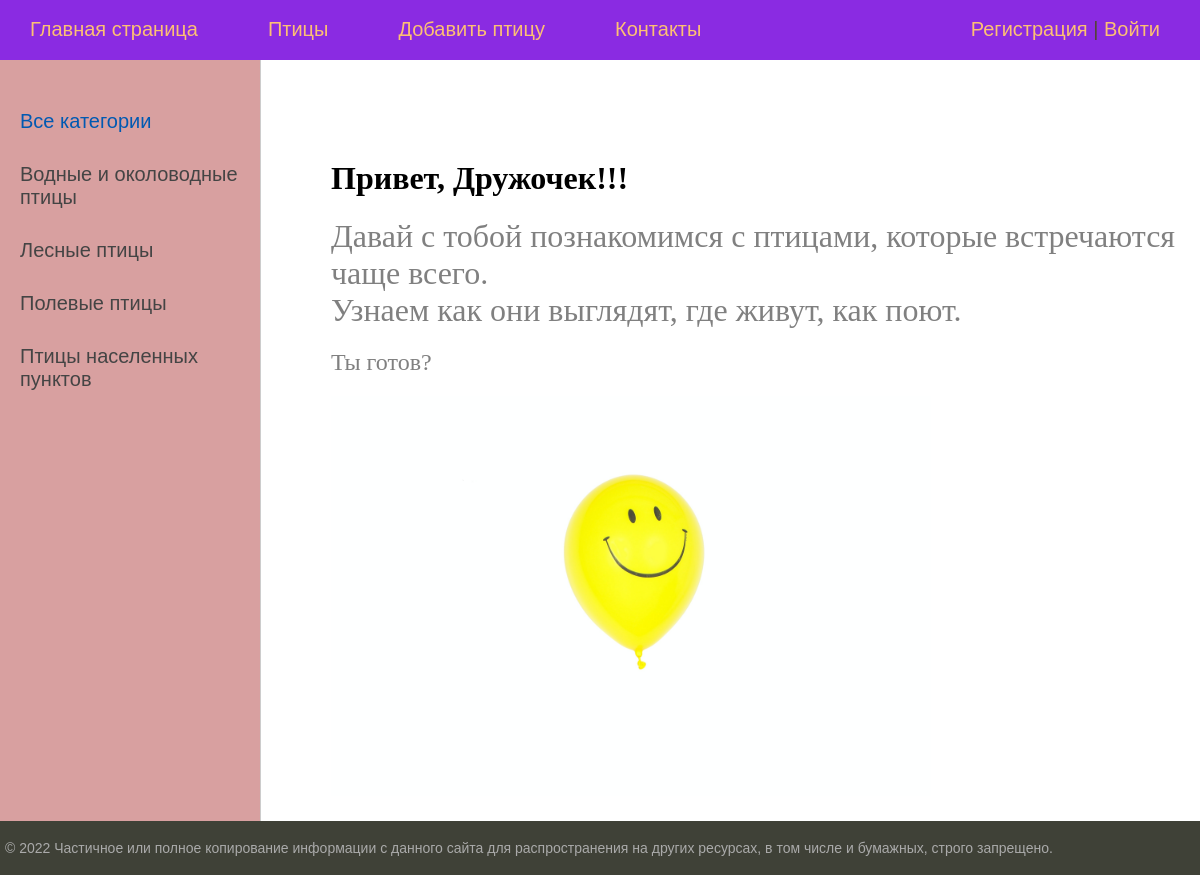
The page / on the database its author committed.
### main/models.py (models this page shows, shortened)
class CategoryOfBirds(models.Model): #Таблица с категориями птиц, первичная модель
    category = models.CharField(verbose_name='Категория', max_length=50)
    slug = models.SlugField(max_length=50, unique=True, db_index=True, verbose_name= "URL")
    class Meta:
        verbose_name = 'Категория'
        verbose_name_plural = 'Категории'
        ordering = ['category']
    def get_absolute_url(self):
        return reverse('category', kwargs={'cat_slug': self.slug})

### main/views.py (the view)
# urls.py: path('', views.index, name='index'), #name для редиректа
def index(request): #Функция-представления главной страницы
    cats = CategoryOfBirds.objects.all()
    context = {
        'menu': menu,
        'cats': cats,
        'title': 'Главная страница',
        'cat_selected': 0,
    } #определение переменных для шаблона
    return render(request, 'main/index.html', context=context)

### main/templates/main/index.html
{% extends 'main/base.html' %}
{% load static %}
{% block content%}
<h1>Привет, Дружочек!!!</h1>
<p> <font size = 6 color="gray">Давай с тобой познакомимся с птицами, которые встречаются чаще всего.<br> Узнаем как они выглядят, где живут, как поют.</font></p>
<p><font size = 5 color="gray">Ты готов?</font></p>
<img src="{% static 'main/images/smile.jpg'%}"  width="600" height="400" alt="Улыбка">
{% endblock %}

### main/templates/main/base.html (shortened to what this page needs)
{% load static %}
{% load main_tags %}
<!DOCTYPE html>
<html>
<head>
	<link type="text/css" href="{% static 'main/css/styles.css' %}" rel="stylesheet" />
</head>
<body>
<table class="table-page" border=0 cellpadding="0" cellspacing="0">
<tr><td valign=top>
{% block mainmenu %}
	<div class="header">
		<ul id="mainmenu" class="mainmenu">
	{% for m in menu %}
			<li><a href="{% url m.url_name %}">{{m.title}}</a></li>
    {% endfor %}
{% if request.user.is_authenticated %}
<li class="last"> {{user.username}} | <a href="{% url 'logout' %}">Выйти</a></li>
				{% else %}
            <li class="last"><a href="{% url 'register' %}">Регистрация</a> | <a href="{% url 'login' %}">Войти</a></li>
			{% endif %}
		</ul>
		</div>
{% endblock mainmenu %}
<table class="table-content" border=0 cellpadding="0" cellspacing="0">
<tr>
	<td valign="top" class="left-chapters">
	<ul id="leftchapters">
{% if cat_selected == 0 %}
		<li class="selected">Все категории</li>
{% else %}
		<li><a href="{% url 'birds' %}">Все категории</a></li>
{% endif %}
{% for c in cats %}
	{% if c.pk == cat_selected %}
		<li class="selected">{{c.category}}</li>
	{% else %}
		<li><a href="{{ c.get_absolute_url }}">{{c.category}}</a></li>
	{% endif %}
{% endfor %}
  </ul>
</td>
<td valign="top" class="content">
	<div class="content-text">
{% block content %}
{% endblock %}
	</div>
</td></tr></table>
</td></tr>
<tr><td valign=top>
	<div id="footer">
		<p>&copy; 2022 Частичное или полное копирование информации с данного сайта для распространения на других ресурсах, в том числе и бумажных, строго запрещено.</p>
	</div>
</td></tr></table>
</body>
</html>

### main/static/main/css/styles.css (style rules this page uses)
html, body { font-family: 'Arial'; margin: 0; padding: 0; height: 100%; width: 100%; color: #444; }
a { color: #0059b2; text-decoration: none; }
img { max-width: 600px; height: auto; }
.table-page { width: 100%; height: 100%; vertical-align: top; }
.table-page tr { height: 100%; }
.header { background: blueviolet; height: 60px; }
ul.mainmenu { list-style: none; margin: 0; padding: 0; height: 60px; color: #524434; font-size: 20px; overflow: hidden; }
ul.mainmenu li { float: left; margin: 18px 40px 0 30px; }
ul.mainmenu li.last { float: right; }
ul.mainmenu li a { color: #fdc073; text-decoration: none; }
.table-content { width: 100%; min-height: 100%; height: 100%; }
.left-chapters { margin: 0; background: rgb(216, 160, 160); border-right: 1px solid #ccc; min-height: 100%; }
.left-chapters ul { width: 230px; min-height: 100%; margin: 0; padding: 20px 10px 10px 20px; list-style: none; font-size: 20px; }
.left-chapters ul li { margin: 30px 0 0 0; color: #999; }
.left-chapters ul li.selected { color: #0059b2; }
.left-chapters ul li a { color: #444; text-decoration: none; }
.content { padding: 40px 20px 20px 40px; width: 100%; box-sizing: border-box; }
.content-text { margin: 60px 0 0 30px; color: #000; font-size: 20px; font-family: Yandex Sans Display Light; }
.content-text h1 { font-size: 32px; }
#footer { box-sizing: border-box; background: #3F4137; padding: 5px; color: #aaa; font-size: 14px; font-family: Verdana, Geneva, Arial, Helvetica; text-align: left; overflow: hidden; }

### rows shown on the page
CategoryOfBirds: category "Водные и околоводные птицы"
CategoryOfBirds: category "Лесные птицы"
CategoryOfBirds: category "Полевые птицы"
CategoryOfBirds: category "Птицы населенных пунктов"

### other values the page prints
{{ m.title }} "Главная страница" "Птицы" "Добавить птицу" "Контакты"
